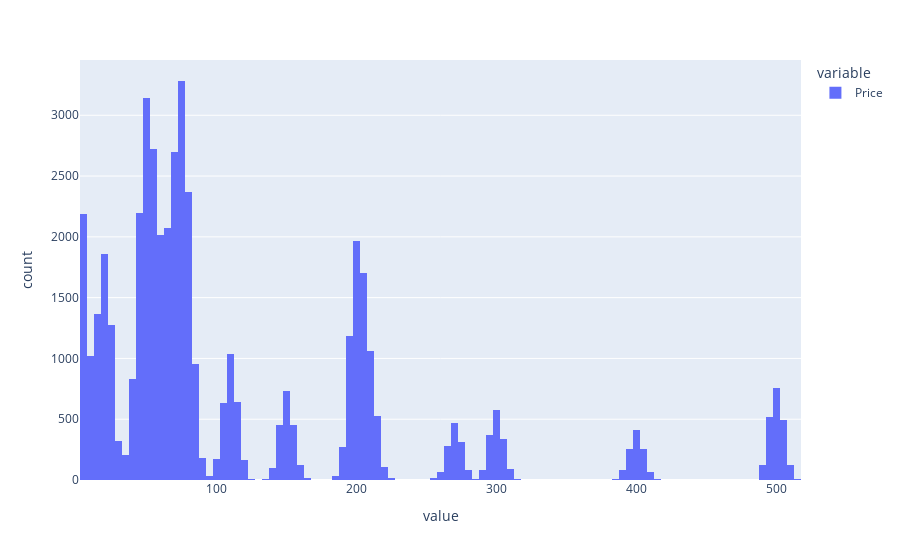

Notebook code cell kept with this figure:
### Code cell
prices = pd.read_csv("./data/FashionMNIST_prices.csv")
# TODO: Join the original `train_df` and `test_df` with the `prices` DataFrame
prices_train = train_df.copy()
prices_train['Price'] = prices['Price'][:48000].values
prices_test = test_df.copy()
prices_test['Price'] = prices['Price'][48000:].values
prices_train['Price'].hist().show()
prices_train.head()

### Figure 1 — Plotly figure (JSON) as saved in the notebook; plotly's stock layout.template omitted (floating-point values rounded to 4 significant figures; data arrays with more than 128 entries replaced by an {"elided": "..."} marker saying what was removed)
{"data": [{"bingroup": "x", "hovertemplate": "variable=Price<br>value=%{x}<br>count=%{y}<extra></extra>", "legendgroup": "Price", "marker": {"color": "#636efa", "pattern": {"shape": ""}}, "name": "Price", "orientation": "v", "showlegend": true, "type": "histogram", "x": {"elided": "48000 float values"}, "xaxis": "x", "yaxis": "y"}], "layout": {"barmode": "relative", "legend": {"title": {"text": "variable"}, "tracegroupgap": 0}, "margin": {"t": 60}, "xaxis": {"anchor": "y", "domain": [0, 1], "title": {"text": "value"}}, "yaxis": {"anchor": "x", "domain": [0, 1], "title": {"text": "count"}}}}
